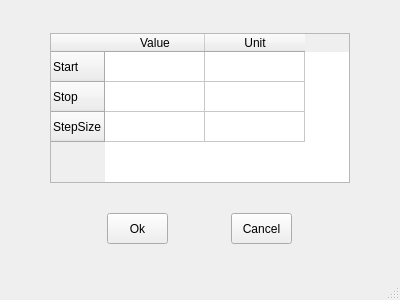
<?xml version="1.0" encoding="UTF-8"?>
<ui version="4.0">
 <class>SolutionSetup</class>
 <widget class="QMainWindow" name="SolutionSetup">
  <property name="windowModality">
   <enum>Qt::NonModal</enum>
  </property>
  <property name="enabled">
   <bool>true</bool>
  </property>
  <property name="geometry">
   <rect>
    <x>0</x>
    <y>0</y>
    <width>400</width>
    <height>300</height>
   </rect>
  </property>
  <property name="minimumSize">
   <size>
    <width>0</width>
    <height>0</height>
   </size>
  </property>
  <property name="maximumSize">
   <size>
    <width>600</width>
    <height>450</height>
   </size>
  </property>
  <property name="acceptDrops">
   <bool>false</bool>
  </property>
  <property name="windowTitle">
   <string>TimeStep Setup</string>
  </property>
  <property name="animated">
   <bool>true</bool>
  </property>
  <widget class="QWidget" name="centralwidget">
   <layout class="QGridLayout" name="gridLayout">
    <item row="0" column="0">
     <widget class="QTableWidget" name="tableWidget">
      <property name="maximumSize">
       <size>
        <width>300</width>
        <height>150</height>
       </size>
      </property>
      <row>
       <property name="text">
        <string>Start</string>
       </property>
      </row>
      <row>
       <property name="text">
        <string>Stop</string>
       </property>
      </row>
      <row>
       <property name="text">
        <string>StepSize</string>
       </property>
      </row>
      <column>
       <property name="text">
        <string>Value</string>
       </property>
      </column>
      <column>
       <property name="text">
        <string>Unit</string>
       </property>
      </column>
      <item row="0" column="0">
       <property name="text">
        <string/>
       </property>
       <property name="flags">
        <set>ItemIsSelectable|ItemIsEditable|ItemIsEnabled</set>
       </property>
      </item>
      <item row="1" column="0">
       <property name="flags">
        <set>ItemIsSelectable|ItemIsEditable|ItemIsEnabled</set>
       </property>
      </item>
      <item row="2" column="0">
       <property name="flags">
        <set>ItemIsSelectable|ItemIsEditable|ItemIsEnabled</set>
       </property>
      </item>
     </widget>
    </item>
    <item row="1" column="0">
     <layout class="QHBoxLayout" name="horizontalLayout">
      <item>
       <widget class="QPushButton" name="OK">
        <property name="minimumSize">
         <size>
          <width>0</width>
          <height>0</height>
         </size>
        </property>
        <property name="maximumSize">
         <size>
          <width>61</width>
          <height>31</height>
         </size>
        </property>
        <property name="text">
         <string>Ok</string>
        </property>
       </widget>
      </item>
      <item>
       <widget class="QPushButton" name="Cancel">
        <property name="minimumSize">
         <size>
          <width>0</width>
          <height>31</height>
         </size>
        </property>
        <property name="maximumSize">
         <size>
          <width>61</width>
          <height>31</height>
         </size>
        </property>
        <property name="text">
         <string>Cancel</string>
        </property>
       </widget>
      </item>
     </layout>
    </item>
   </layout>
  </widget>
  <widget class="QStatusBar" name="statusbar"/>
 </widget>
 <resources/>
 <connections/>
</ui>
